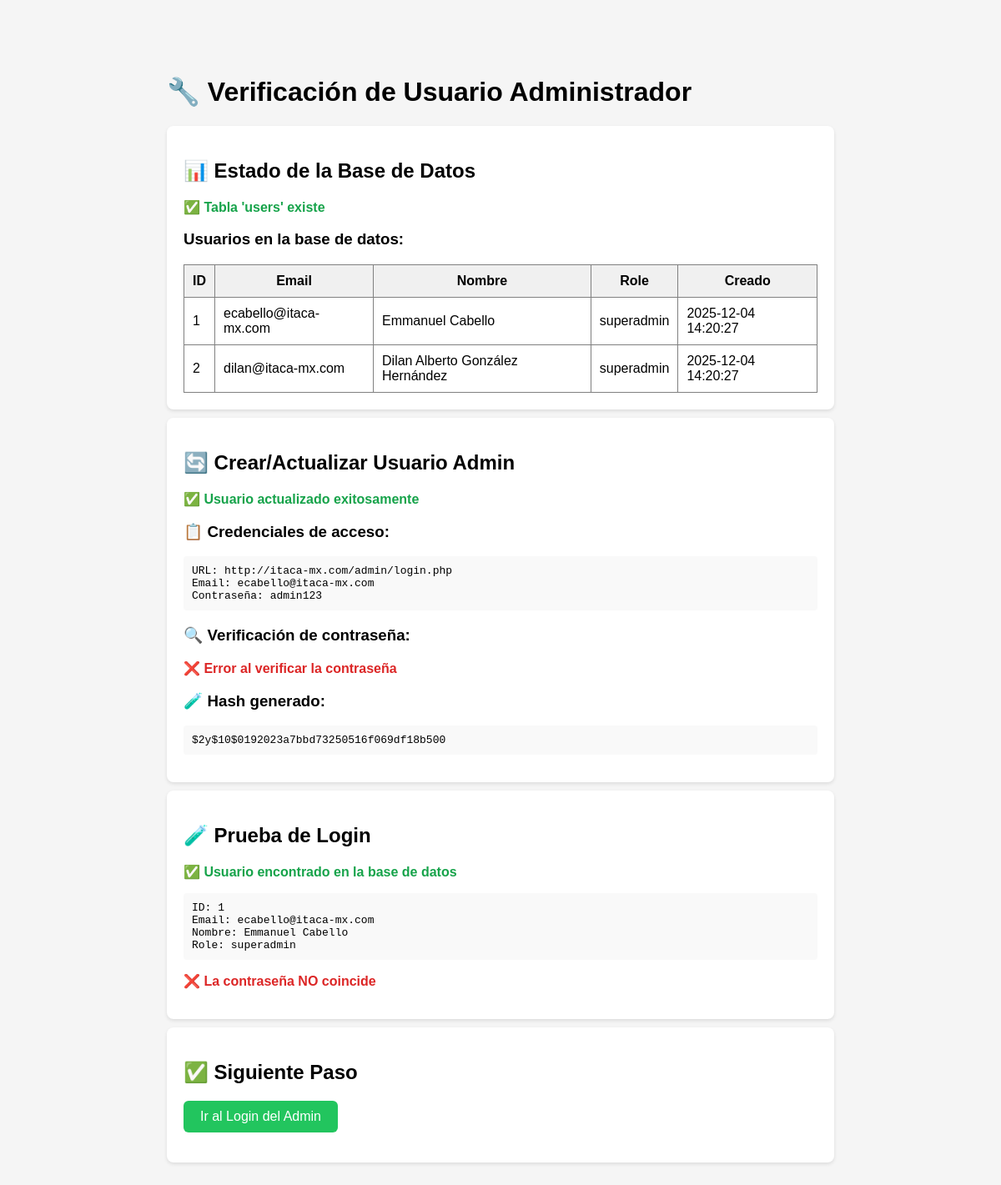
/php-backend/admin/verificar-admin.php, run on the app's committed database.
### tables this page shows
CREATE TABLE IF NOT EXISTS `users` (
  `id` INT NOT NULL AUTO_INCREMENT,
  `email` VARCHAR(255) NOT NULL UNIQUE,
  `username` VARCHAR(100) UNIQUE,
  `password` VARCHAR(255) NOT NULL,
  `name` VARCHAR(255) NOT NULL,
  `role` VARCHAR(50) DEFAULT 'admin' COMMENT 'admin, superadmin',
  `created_at` TIMESTAMP DEFAULT CURRENT_TIMESTAMP,
  `updated_at` TIMESTAMP DEFAULT CURRENT_TIMESTAMP ON UPDATE CURRENT_TIMESTAMP,
  PRIMARY KEY (`id`),
  INDEX `idx_email` (`email`),
  INDEX `idx_role` (`role`)
);

### php-backend/admin/verificar-admin.php (the view, shortened to what this page needs)
<?php
echo "<!DOCTYPE html>";
echo "<html><head><meta charset='UTF-8'><title>Verificar Admin</title>";
echo "<style>body{font-family:Arial;max-width:800px;margin:50px auto;padding:20px;background:#f5f5f5;}";
echo ".box{background:white;padding:20px;border-radius:8px;margin:10px 0;box-shadow:0 2px 4px rgba(0,0,0,0.1);}";
echo ".success{color:#16a34a;font-weight:bold;}.error{color:#dc2626;font-weight:bold;}";
echo "pre{background:#f9f9f9;padding:10px;border-radius:4px;overflow:auto;}</style></head><body>";
echo "<h1>🔧 Verificación de Usuario Administrador</h1>";
try {
    $db = getDB();
    echo "<div class='box'><h2>📊 Estado de la Base de Datos</h2>";
    $tables = $db->query("SHOW TABLES LIKE 'users'")->fetchAll();
    if (count($tables) > 0) {
        echo "<p class='success'>✅ Tabla 'users' existe</p>";
    } else {
        echo "<p class='error'>❌ Tabla 'users' NO existe</p>";
        echo "<p>Necesitas importar el archivo itaca-database.sql en phpMyAdmin</p>";
        echo "</div></body></html>";
        exit;
    }
    echo "<h3>Usuarios en la base de datos:</h3>";
    $users = $db->query("SELECT id, email, name, role, created_at FROM users")->fetchAll();
    if (count($users) > 0) {
        echo "<table border='1' cellpadding='10' style='border-collapse:collapse;width:100%;'>";
        echo "<tr style='background:#f0f0f0;'><th>ID</th><th>Email</th><th>Nombre</th><th>Role</th><th>Creado</th></tr>";
        foreach ($users as $user) {
            echo "<tr>";
            echo "<td>{$user['id']}</td>";
            echo "<td>{$user['email']}</td>";
            echo "<td>{$user['name']}</td>";
            echo "<td>{$user['role']}</td>";
            echo "<td>{$user['created_at']}</td>";
            echo "</tr>";
        }
        echo "</table>";
    } else {
        echo "<p class='error'>❌ No hay usuarios en la base de datos</p>";
    }
    echo "</div>";
    echo "<div class='box'><h2>🔄 Crear/Actualizar Usuario Admin</h2>";
    $email = 'ecabello@itaca-mx.com';
    $password = 'admin123';
    $name = 'Emmanuel Cabello';
    $role = 'admin';
    $passwordHash = password_hash($password, PASSWORD_BCRYPT);
    $stmt = $db->prepare("SELECT id FROM users WHERE email = ?");
    $stmt->execute([$email]);
    $existingUser = $stmt->fetch();
    if ($existingUser) {
        echo "<p class='success'>✅ Usuario actualizado exitosamente</p>";
    } else {
        $stmt = $db->prepare("INSERT INTO users (email, password, name, role) VALUES (?, ?, ?, ?)");
        $stmt->execute([$email, $passwordHash, $name, $role]);
        echo "<p class='success'>✅ Usuario creado exitosamente</p>";
    }
    echo "<h3>📋 Credenciales de acceso:</h3>";
    echo "<pre>";
    echo "URL: http://itaca-mx.com/admin/login.php\n";
    echo "Email: $email\n";
    echo "Contraseña: $password\n";
    echo "</pre>";
    echo "<h3>🔍 Verificación de contraseña:</h3>";
    if (password_verify($password, $passwordHash)) {
        echo "<p class='success'>✅ La contraseña se puede verificar correctamente</p>";
    } else {
        echo "<p class='error'>❌ Error al verificar la contraseña</p>";
    }
    echo "<h3>🧪 Hash generado:</h3>";
    echo "<pre>$passwordHash</pre>";
    echo "</div>";
    echo "<div class='box'><h2>🧪 Prueba de Login</h2>";
    $stmt = $db->prepare("SELECT id, email, password, name, role FROM users WHERE email = ?");
    $stmt->execute([$email]);
    $user = $stmt->fetch();
    if ($user) {
        echo "<p class='success'>✅ Usuario encontrado en la base de datos</p>";
        echo "<pre>";
        echo "ID: {$user['id']}\n";
        echo "Email: {$user['email']}\n";
        echo "Nombre: {$user['name']}\n";
        echo "Role: {$user['role']}\n";
        echo "</pre>";
        if (password_verify($password, $user['password'])) {
            echo "<p class='success'>✅✅✅ LOGIN FUNCIONARÍA CORRECTAMENTE ✅✅✅</p>";
            echo "<p>Puedes acceder con:<br>Email: <strong>$email</strong><br>Contraseña: <strong>$password</strong></p>";
        } else {
            echo "<p class='error'>❌ La contraseña NO coincide</p>";
        }
    } else {
        echo "<p class='error'>❌ Usuario no encontrado</p>";
    }
    echo "</div>";
    echo "<div class='box'>";
    echo "<h2>✅ Siguiente Paso</h2>";
    echo "<p><a href='/admin/login.php' style='background:#22c55e;color:white;padding:10px 20px;text-decoration:none;border-radius:6px;display:inline-block;'>Ir al Login del Admin</a></p>";
    echo "</div>";
} catch (Exception $e) {
    echo "<div class='box'>";
    echo "<p class='error'>❌ Error: " . htmlspecialchars($e->getMessage()) . "</p>";
    echo "</div>";
}
echo "</body></html>";
?>

### data on the page
users: id "1", email "ecabello@itaca-mx.com", name "Emmanuel Cabello", role "superadmin", created_at "2025-12-04 14:20:27"
users: id "2", email "dilan@itaca-mx.com", name "Dilan Alberto González Hernández", role "superadmin", created_at "2025-12-04 14:20:27"

### other printed values
$email "ecabello@itaca-mx.com"
$password "admin123"
$passwordHash "$2y$10$0192023a7bbd73250516f069df18b500"
